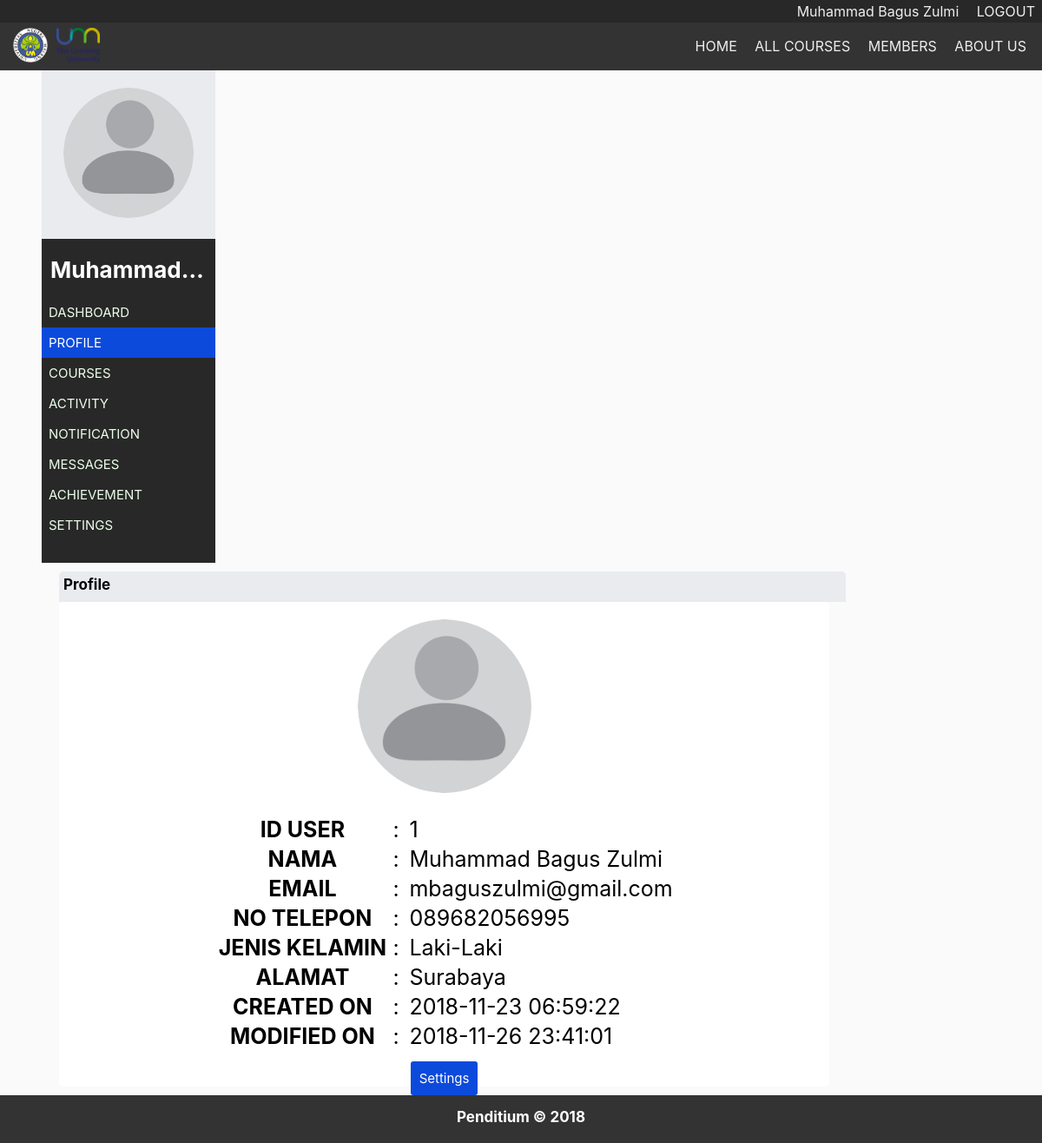
Page /dashboard/profile.php (signed in) on the committed database.
### tables this page shows
CREATE TABLE `user` (
  `id_user` int(11) NOT NULL,
  `nama` varchar(50) NOT NULL,
  `email` varchar(70) NOT NULL,
  `password` char(40) NOT NULL,
  `telepon` char(13) NOT NULL,
  `jk` enum('Laki-Laki','Perempuan') NOT NULL,
  `alamat` varchar(60) NOT NULL,
  `created_on` timestamp NOT NULL DEFAULT CURRENT_TIMESTAMP,
  `modified_on` timestamp NOT NULL DEFAULT '0000-00-00 00:00:00' ON UPDATE CURRENT_TIMESTAMP
);

### dashboard/profile.php (the view, shortened to what this page needs)
<?php
$id_user = $_SESSION['id_user'];
$nama = $_SESSION['nama'];
?>
<!DOCTYPE html>
<html lang="en">
	<head>
		<link rel="stylesheet" href="css/dashboard.css" type="text/css">
	</head>
	<body>
	<div id="header">
		<div class="menu-login">
			  <ul>
				<li><a href="./"><?php echo $nama ?></a></li>
				<li><a href="logout.php">LOGOUT</a></li>
			  </ul>
		</div>
		<div class="wrapper">
			<img src="img/logoUM1.png">
			<img src="img/logoUM2.png">
			<ul>
				<li><a href="/">HOME</a></li>
				<li><a href="./soal">ALL COURSES</a></li>
				<li><a href="">MEMBERS</a></li>
				<li><a href="/about.php">ABOUT US</a></li>
			</ul>
		</div>
	</div>
	<center><div id="body">
		<div id="nav">
			<img class="image1" src="img/profil.png">
			<div id="nav2">
				<b><div class="font"><?php echo $nama ?></div></b>
				<div class="sidebar">
					<ul>
						<li><a href="index.php">DASHBOARD</a></li>
						<li class="active"><a href="profile.php">PROFILE</a></li>
						<li><a href="soal">COURSES</a></li>
						<li><a href="activity.php">ACTIVITY</a></li>
						<li><a href="notif.php">NOTIFICATION</a></li>
						<li><a href="message.php">MESSAGES</a></li>
						<li><a href="achieve.php">ACHIEVEMENT</a></li>
						<li><a href="settings.php">SETTINGS</a></li>
					</ul>
				</div>
			</div>
		</div>
		<div id="nav-section">
				<div class="static">
					<b>Profile</b>
				</div>
			<div id="nav-isii1">
				<img class="image2" src="img/profil.png">
				<table class="profil">
				<tr>
						<th width=200>ID USER</th>
						<td width=15>:</td>
					<?php
						include $_SERVER['DOCUMENT_ROOT'].'/php_conn/connect.php';
						$query = "SELECT * FROM user where id_user = '$id_user'";
						$res = mysqli_query($connect, $query);
						if ($row = mysqli_fetch_array($res, MYSQLI_NUM)) {
							echo "<td>$row[0]</td>";
							echo "</tr>";
							echo "<tr>";
							echo "<th>NAMA</th>";
							echo "<td>:</td>";
							echo "<td>$row[1]</td>";
							echo "</tr>";
							echo "<tr>";
							echo "<th>EMAIL</th>";
							echo "<td>:</td>";
							echo "<td>$row[2]</td>";
							echo "</tr>";
							echo "<tr>";
							echo "<th>NO TELEPON</th>";
							echo "<td>:</td>";
							echo "<td>$row[4]</td>";
							echo "</tr>";
							echo "<tr>";
							echo "<th>JENIS KELAMIN</th>";
							echo "<td>:</td>";
							echo "<td>$row[5]</td>";
							echo "</tr>";
							echo "<tr>";
							echo "<th>ALAMAT</th>";
							echo "<td>:</td>";
							echo "<td>$row[6]</td>";
							echo "</tr>";
							echo "<tr>";
							echo "<th>CREATED ON</th>";
							echo "<td>:</td>";
							echo "<td>$row[7]</td>";
							echo "</tr>";
							echo "<tr>";
							echo "<th>MODIFIED ON</th>";
							echo "<td>:</td>";
							echo "<td>$row[8]</td>";
							echo "</tr>";
						}
					?>
				</table>
				<a href="settings.php" class="btn blue">Settings</a>
			</div>
		</div>
	</div></center>
	<div id="footer">
		<b>Penditium &copy 2018</b>
	</div>
	</body>
<html>

### dashboard/css/dashboard.css (style rules this page uses)
body { margin: 0; font-family: -apple-system, BlinkMacSystemFont, 'Segoe UI', Roboto, Oxygen, Ubuntu, Cantarell, 'Open Sans', 'Helvetica Neue', sans-serif; background-color: #fafafa; }
#header { width: 100%; background-color: #333; }
#body { width: 92%; height: auto; }
.menu-login { background-color: #282828; text-align: right; color: #eeee; padding: 3px 0; }
.menu-login ul { max-width: 1225px; margin: 0 auto; }
.menu-login li { display: inline-block; margin: 0 8px; }
.menu-login a { text-decoration: none; color: #eee; }
.wrapper { max-width: 1180px; margin: 0 auto; padding: 1px 0; }
.wrapper ul { text-align: right; margin: 0; }
.wrapper li { display: inline-block; }
.wrapper a { text-decoration: none; color: #eee; display: inline-block; line-height: 53px; transition: all 0.3s ease-in-out; padding: 0 8px; }
.wrapper img { height: 40px; float: left; padding: 5px; }
#nav { float: left; width: 200px; height: auto; padding-top: 20px; background-color: #e9ebee; }
.font { font-size: 26px; text-align: left; padding-top: 10px; color: white; white-space: nowrap; overflow: hidden; text-overflow: ellipsis; }
#nav2 { float: left; width: 180px; height: auto; padding: 10px; margin-top: 20px; background-color: #282828; }
.sidebar { width: 240px; margin: 0 0 0 -50px; }
.sidebar ul li { list-style: none; }
.sidebar ul li a { font-size: 15px; padding: 8px; text-decoration: none; display: block; text-align: left; color: #ecffea; background-color: #282828; }
.sidebar li.active a { font-size: 15px; color: white; background-color: #0c4adc; }
#nav-section { float: left; width: 82%; height: auto; padding-left: 20px; padding-top: 10px; padding-bottom: 10px; padding-right: 0; }
#nav-isii1 { float: left; width: 98%; height: auto; background-color: white; border-radius: 5px; padding-top: 20px; }
.profil { margin: 20px 0; font-size: 25px; }
.image1 { width: 150px; height: 150px; border-radius: 200px; }
.image2 { width: 200px; height: 200px; border-radius: 200px; }
.static { width: 99%; height: 25px; font-size: 17px; text-align: left; padding: 5px; background: #e9ebee; color: black; border-radius: 5px 5px 0 0; }
#footer { float: left; width: 100%; height: 25px; font-size: 17px; text-align: center; padding: 15px 0 15px 0; background: #333; color: white; }
.profil { margin-top: 20px; font-size: 25px; }
.btn { padding: 10px; border-radius: 3px; cursor: pointer; text-decoration: none; font-size: 15px; }
.blue { background-color: #0c4adc; color: #fff; border: 0; }
* { transition: all 0.3s ease-in-out; }

### rows in the picture
user: id_user "1", nama "Muhammad Bagus Zulmi", email "mbaguszulmi@gmail.com", telepon "089682056995", jk "Laki-Laki", alamat "Surabaya", created_on "2018-11-23 06:59:22", modified_on "2018-11-26 23:41:01"

### other values in the picture
$nama "Muhammad Bagus Zulmi"
$nama "Muhammad…"
